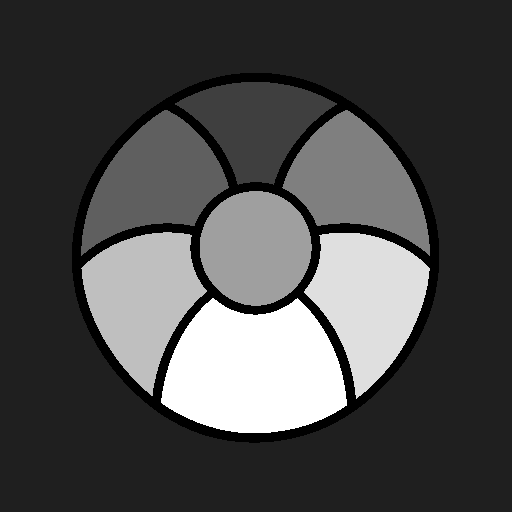
#> input picture assets/coloring/ball_regions.png, 512 x 512 px; its folder holds 4 pictures in this run
$ python install_coloring.py
#> lines starting #> are read from the running program, lines starting #| are printed output that depends on the picture
"""Turns the colouring-book drawings into app assets.

    python -I tools/home_sections/install_coloring.py

From artifacts/illustrations-home/coloring/<name>.png writes
assets/coloring/<name>_line.png (black lines on transparent) and
<name>_regions.png (a grey picture: each closed area has its own value, the
lines are 0). The app paints a whole area when it is tapped.
"""
import json
from collections import deque
from pathlib import Path

from PIL import Image

ROOT = Path(__file__).resolve().parents[2]
SIZE = 512
MIN_AREA = 50


def main():
    out = ROOT / 'assets/coloring'
    out.mkdir(parents=True, exist_ok=True)
    names = []
    for src in sorted((ROOT / 'artifacts/illustrations-home/coloring').glob('*.png')):
        grey = Image.open(src).convert('L')
#> grey is the input picture: PIL image 512x512 L; min 0, max 8, mean 2.35
        line = grey.resize((768, 768), Image.LANCZOS)
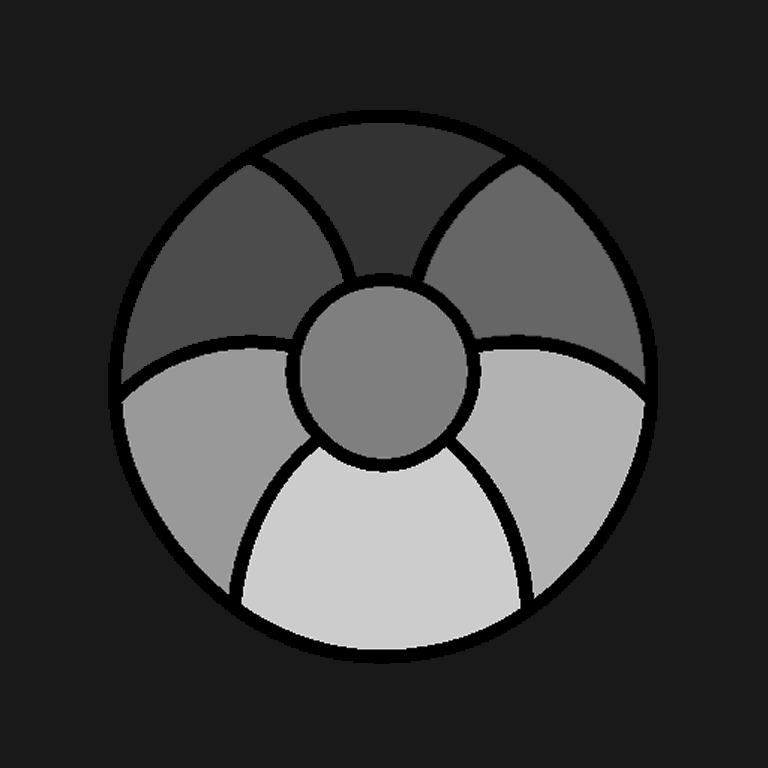
#> line: PIL image 768x768 L; min 0, max 10, mean 2.36; drawn with min black and max white
        alpha = line.point(lambda v: min(255, max(0, round((215 - v) * 1.6))))
#> alpha: PIL image 768x768 L; every value is 255
        rgba = Image.new('RGBA', line.size, (30, 30, 30, 0))
        rgba.putalpha(alpha)
        rgba.save(out / f'{src.stem}_line.png', optimize=True)

        small = grey.resize((SIZE, SIZE), Image.LANCZOS)
        pixels = small.load()
        labels = [[0] * SIZE for _ in range(SIZE)]
        next_id, areas = 1, []
        for y in range(SIZE):
            for x in range(SIZE):
                if labels[y][x] or pixels[x, y] < 150:
                    continue
                queue = deque([(x, y)])
                labels[y][x] = next_id
                cells = 0
                while queue:
                    cx, cy = queue.popleft()
                    cells += 1
                    for nx, ny in ((cx + 1, cy), (cx - 1, cy), (cx, cy + 1), (cx, cy - 1)):
                        if 0 <= nx < SIZE and 0 <= ny < SIZE and not labels[ny][nx] and pixels[nx, ny] >= 150:
                            labels[ny][nx] = next_id
                            queue.append((nx, ny))
                areas.append(cells)
                next_id += 1
        # Specks and hairline slivers are not areas to paint.
        keep = {i + 1: new for new, i in enumerate(i for i, area in enumerate(areas) if area >= MIN_AREA)}
        result = Image.new('L', (SIZE, SIZE))
#> result: PIL image 512x512 L; every value is 0
        out_pixels = result.load()
        for y in range(SIZE):
            for x in range(SIZE):
                value = keep.get(labels[y][x], -1) + 1
                out_pixels[x, y] = value
        result.save(out / f'{src.stem}_regions.png', optimize=True)
        names.append(src.stem)
        print(src.stem, 'areas:', len(keep))
#> pass 2 of the loop in main, `for src in sorted((ROOT / 'artifacts/illustrations-home/coloring').glo..`:
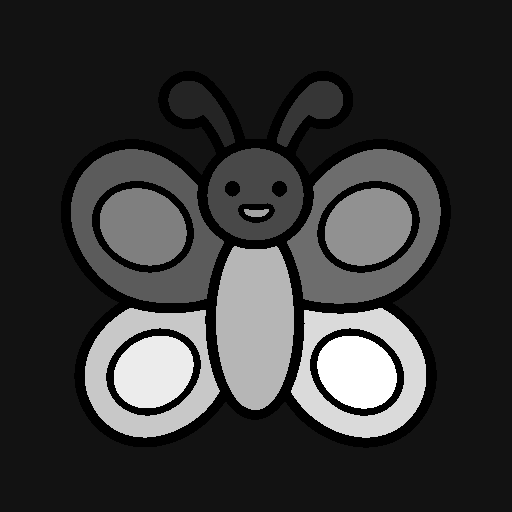
#> input picture assets/coloring/butterfly_regions.png, 512 x 512 px
#> in main, grey is the input picture: PIL image 512x512 L; min 0, max 14, mean 2.96
#> in main, `line = grey.resize((768, 768), Image.LANCZOS)`:
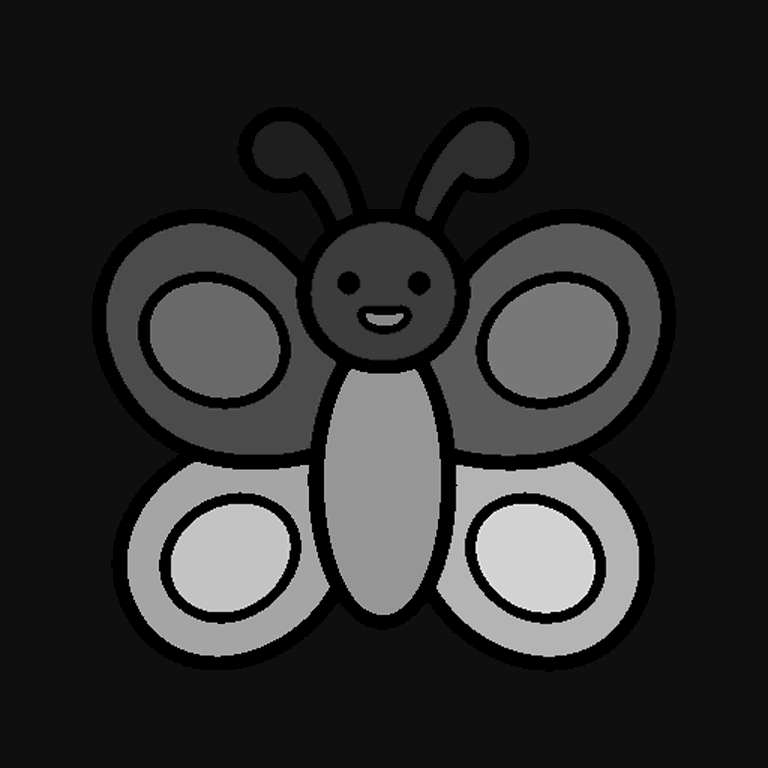
#> line: PIL image 768x768 L; min 0, max 17, mean 2.97; drawn with min black and max white
    (ROOT / 'assets/content/coloring.json').write_text(json.dumps(names) + '\n', encoding='utf-8')


if __name__ == '__main__':
    main()
